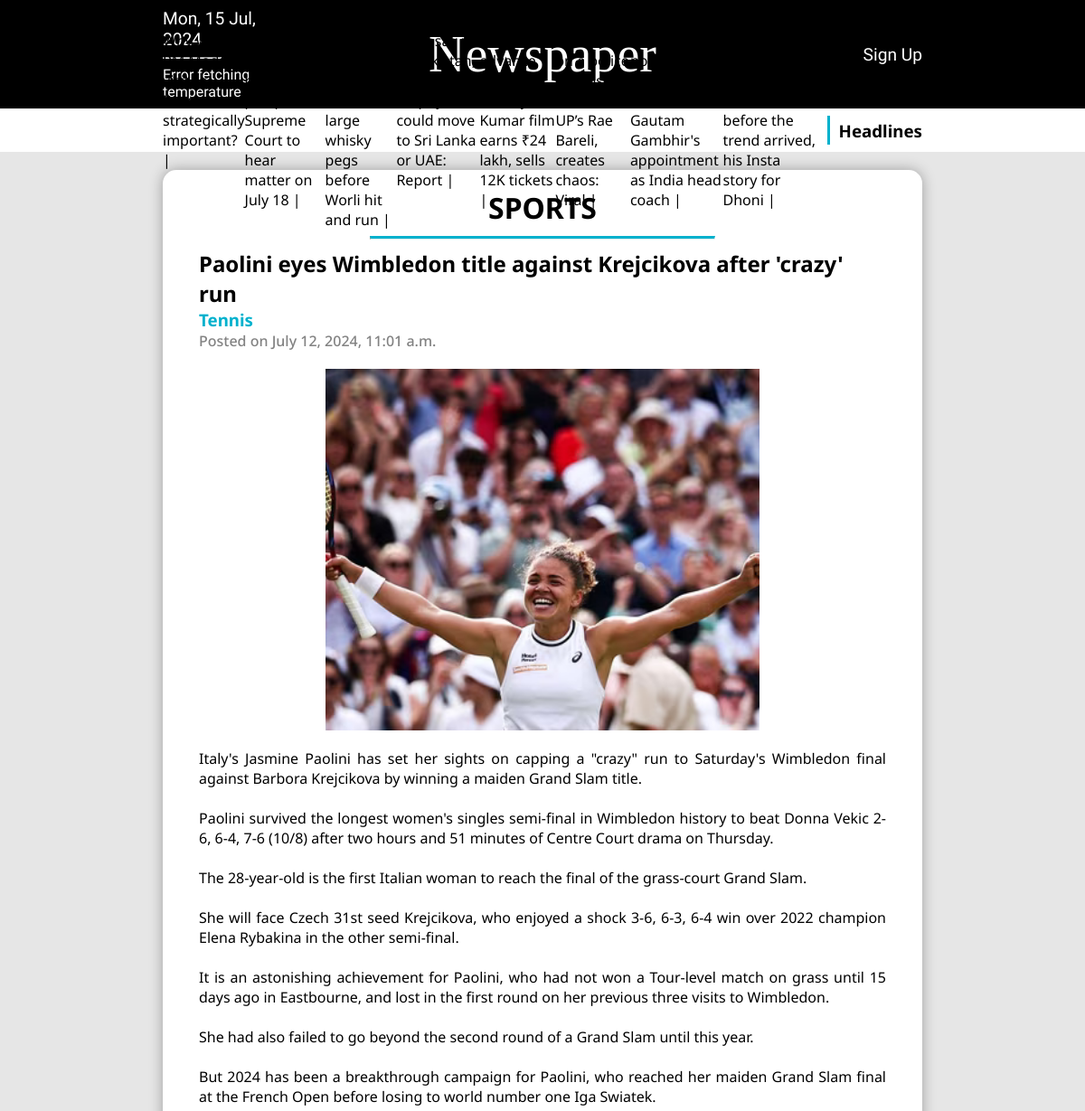
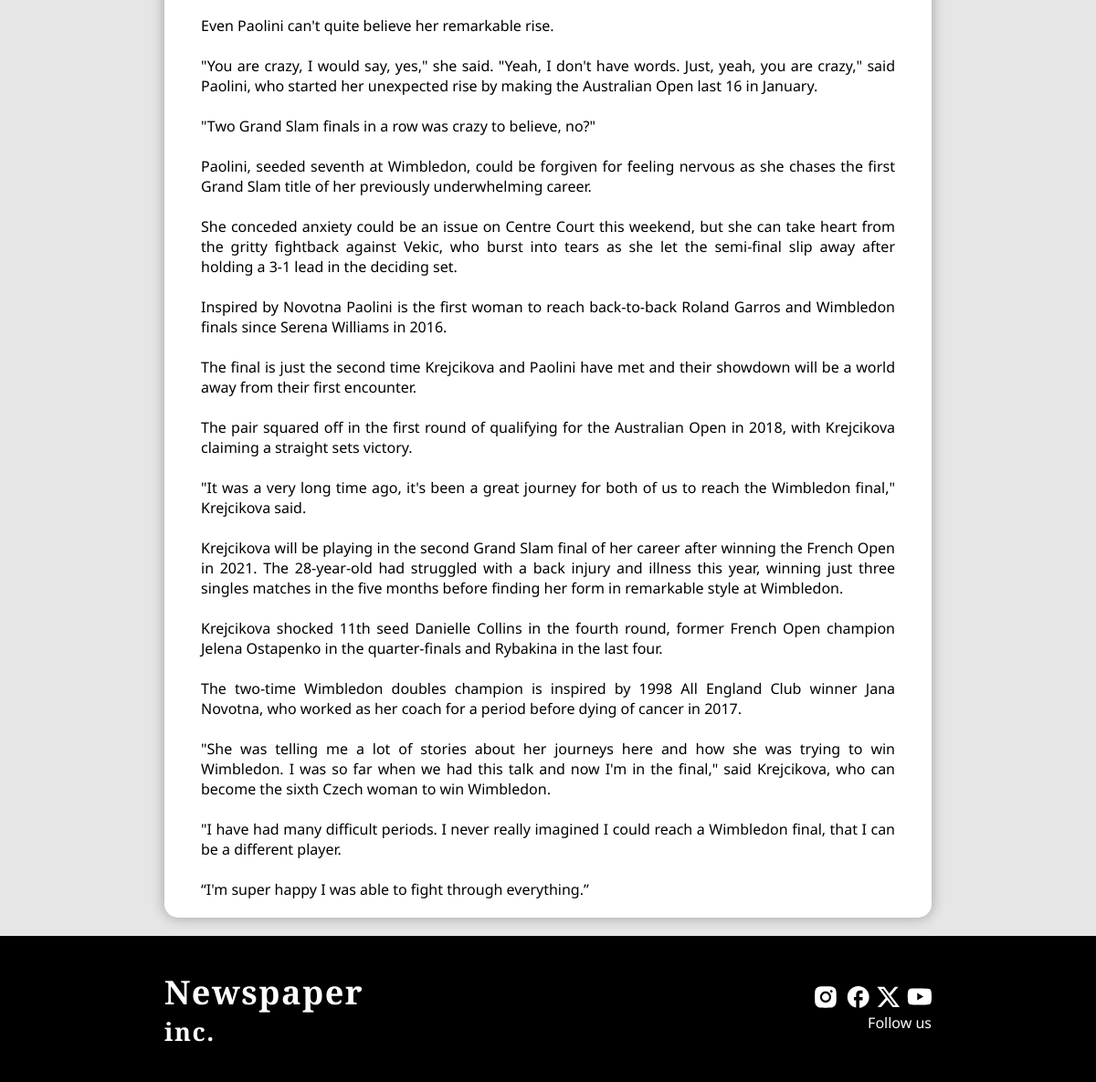
Page /sports/paolini-eyes-wimbledon-title-against-krejcikova-af/ on the committed database (2 pictures, top to bottom).
### headlines/models.py (models this page shows)
class Headlines(models.Model):
    headline=models.CharField(max_length=100)

### sports/models.py (models this page shows, shortened)
class Sports(models.Model):
    sports_heading=models.CharField(max_length=300)
    sports_category=models.CharField(max_length=50)
    sports_date=models.DateTimeField(default=timezone.now)
    sports_image=models.ImageField(upload_to='images/')
    sports_des=models.TextField()
    sports_slug = AutoSlugField(populate_from='sports_heading',unique=True,null=True,default=None)

### newspaper/views.py (the view)
# urls.py: path('sports/<slug>/', views.sportsPage),
def sportsPage(request,slug):
    headlineData = Headlines.objects.all()
    sportData = Sports.objects.get(sports_slug=slug)
    return render(request,'sports.html',{
        'headlineData':headlineData,
        'sportData':sportData
    })

### templates/sports.html
{% extends "headerNfooter.html" %}
{% block content %}
    <div class="main-container">
        <div class="news-container">
            <h1 style="text-align: center;">SPORTS</h1>
            <hr style="margin: 10px auto; width: 50%; border-top: 3px solid #00B1CD;">
            <h2>{{sportData.sports_heading}}</h2>
            <h3>{{sportData.sports_category}}</h3>
            <h4>Posted on {{sportData.sports_date}}</h4>
            <div class="news-image">
                <img src="/media/{{sportData.sports_image}}" alt="{{sportData.sports_heading}}">
            </div>
            <p>{{sportData.sports_des|safe}}</p>
        </div>
    </div>
{% endblock %}

### templates/headerNfooter.html (shortened to what this page needs)
{% load static %}
<!DOCTYPE html>
<html lang="en">
<head>
    <link rel="stylesheet" href="{% static '/css/home.css' %}">
    <link rel="stylesheet" href="{% static '/css/base.css' %}">
</head>
<body>
    <header>
        <div class="nav">
            <div class="nav-container">
                <div class="nav-details">
                    <p class="nav-date" style="font-size: 120%;">Day & Date</p>
                    <hr style="width: 50%;">
                    <p class="nav-weather">Temperature</p>
                </div>
                <h1 class="nav-heading">Newspaper</h1>
                <div class="nav-details">
                    <a href="https://www.youtube.com/shorts/SXHMnicI6Pg" class="nav-date" style="font-size: 120%;text-align: right;" target="_blank">Sign Up</a>
                </div>
            </div>
        </div>
        <div class="marquee-headlines">
            <div class="marquee-content">
                <marquee direction="left">
                    <div class="headlines-details">
                        {% for n in headlineData %}
                        <span>{{n.headline}} | </span>
                        {% endfor %}
                    </div>
                </marquee>
                <div class="line"></div>
                <h3 class="headlines">Headlines</h3>
            </div>
        </div>
    </header>
    {% block content %}
    {% endblock %}
    {% load static %}
    <footer>
        <div class="footer-container">
            <div class="footer-logo">
                <h1 style="letter-spacing: 1.5px;">Newspaper</h1>
                <h2 style="letter-spacing: 1.5px;">inc.</h2>
            </div>
            <div class="follow">
                <img class="icons" src="{% static '/images/social_icons.svg' %}" alt="instagram_icon" style="height: 1.5rem;">
                <p style="text-align: right;">Follow us</p>
            </div>
        </div>
    </footer>
    </body>
    </html>

### static/css/home.css (style rules this page uses)
* { margin: 0; }
body { background-color: #E6E6E6; margin: 0px; }
.nav { background-color: black; height: 15vh; display: flex; justify-content: center; }
.nav-container { background-color: black; color: white; display: flex; justify-content: space-between; align-items: center; width: 70%; }
.nav-heading { margin: 0px auto; font-family: "DM Serif Text", serif; font-weight: 400; font-style: normal; font-size: 3.5rem; }
.nav-details { display: grid; margin: 0px; width: 15%; font-family: "Forum", serif; font-weight: 400; font-style: normal; }
.nav-date { color: white; background-color: transparent; text-decoration: none; }
.nav-details > p { margin: 0.5rem 0px; }
.marquee-headlines { background-color: white; height: 6vh; display: flex; justify-content: center; align-items: center; }
.marquee-content { display: flex; flex-direction: row; height: 6vh; width: 70%; align-items: center; font-family: "Noto Sans", sans-serif; font-optical-sizing: auto; font-style: normal; }
.line { border-right: 3px solid #00B1CD; height: 4vh; margin-right: 10px; margin-left: 10px; }
.headlines-details { display: flex; flex-direction: row; }
footer { height: 20vh; background-color: black; display: flex; justify-content: center; align-items: center; }
.footer-container { display: flex; color: white; height: inherit; width: 70%; justify-content: space-between; align-items: center; flex-direction: row; font-family: "Noto Sans", sans-serif; }
.footer-logo { font-family: "DM Serif Text", serif; font-weight: 400; font-size: large; }
.icons { -webkit-user-drag: none; }

### static/css/base.css (style rules this page uses)
* { margin: 0; }
.main-container { width: 70%; margin: 20px auto; }
.news-container { background-color: white; border-radius: 15px; padding: 20px 40px; box-shadow: 0px 0px 15px 0px #00000050; display: flex; flex-direction: column; font-family: "Noto Sans", sans-serif; font-style: normal; }
.news-container p { text-align: justify; }
.news-container h3 { color: #00B1CD; }
.news-container h4 { color: #828282; font-weight: 500; margin-bottom: 20px; }
.news-image { height: 50vh; width: 40vw; margin: auto; overflow: hidden; display: flex; margin-bottom: 20px; }
.news-image img { height: 100%; width: 100%; object-fit: cover; object-position: center; -webkit-user-drag: none; }

### rows in the picture
Headlines: headline "Why was PM Modi's visit to Russia strategically important?"
Headlines: headline "India say no to Pakistan, Champions Trophy could move to Sri Lanka or UAE: Report"
Headlines: headline "Sarfira advance booking: Akshay Kumar film earns ₹24 lakh, sells 12K tickets"
Headlines: headline "Bull climbs on a police outpost’s roof in UP’s Rae Bareli, creates chaos: Viral"
Headlines: headline "Virat Kohli not consulted by BCCI before Gautam Gambhir's appointment as India head coach"
Sports: sports_heading "Paolini eyes Wimbledon title against Krejcikova after 'crazy' run", sports_category "Tennis", sports_date "July 12, 2024, 11:01 a.m.", sports_image (picture), sports_des "Italy's Jasmine Paolini has set her sights on capping a \"crazy\" run to Saturday's Wimbledon final against Barbora Krejcikova by winning a maiden Grand Slam title. Paolini survived the longest women's singles semi-final in Wimbledon history to beat Donna Vekic 2-6, 6-4, 7-6 (10/8) after two hours and 51 minutes of Centre Court drama on Thursday. The 28-year-old is the first Italian woman to reach the final of the grass-court Grand Slam. She will face Czech 31st seed Krejcikova, who enjoyed a shock 3-6, 6-3, 6-4 win over 2022 champion Elena Rybakina in the other semi-final. It is an astonishing achievement for Paolini, who had not won a Tour-level match on grass until 15 days ago in…"
